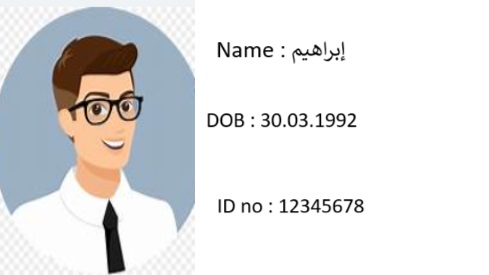
#> input picture Identity.jpg, 489 x 275 px
$ jupyter execute Imageprocessing.ipynb
#> lines starting #> are read from the running program, lines starting #| are printed output that depends on the picture
[cell 1]
import cv2
import numpy as np
import matplotlib.pyplot as plt

img = cv2.imread("Identity.jpg")
#> img is the input picture: shape (275, 489, 3); mean B, G, R 226.6, 226, 225.9
print("Orginal Image Shape is:", img.shape)
#| Orginal Image Shape is: (275, 489, 3)
print("Orginal Image Datatype is:",img.dtype)
#| Orginal Image Datatype is: uint8

#showing orginal image
plt.subplot(1, 3, 1)
plt.imshow(img, cmap='gray')
plt.title('Original Image')

resized_image = cv2.resize(img, (300, 200)) #changing width and height as per need
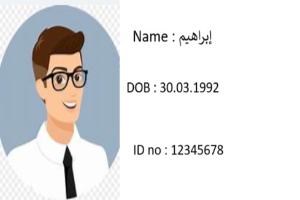
#> resized_image: shape (200, 300, 3); mean B, G, R 226.5, 226, 225.9
plt.subplot(1, 3, 2)# Display the resized image
plt.imshow(resized_image, cmap='gray')
plt.title('Resized Image')

# Binarization using adaptive thresholding
_, binary_image = cv2.threshold(resized_image, 128, 255, cv2.THRESH_BINARY)
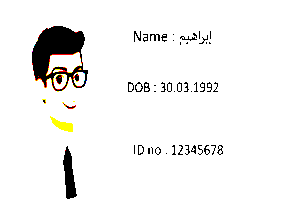
#> binary_image: shape (200, 300, 3); mean B, G, R 240.3, 241.4, 242.1
plt.subplot(1, 3, 3)# Display the binary image
plt.imshow(binary_image, cmap='gray')
plt.title('Binary Image')

plt.show()
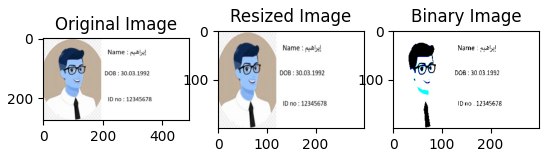
#> figure drawn by matplotlib, 3 panels; B, G, R data is drawn as R, G, B
